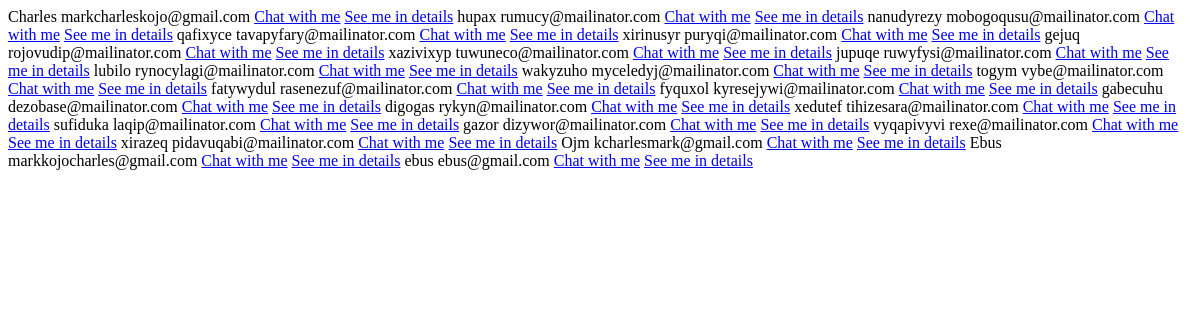
The page /all on the database as committed earlier.
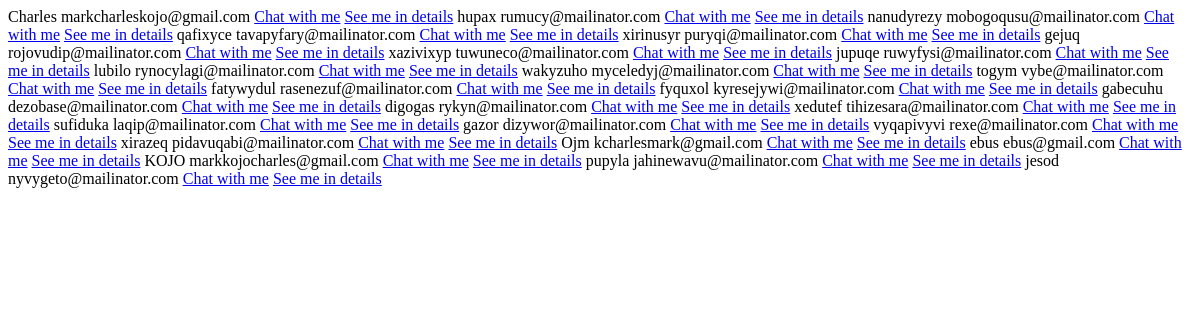
The same page on the database as committed later.
### userauth/models.py (models this page shows, shortened)
class User(AbstractUser):
    email = models.EmailField(unique=True)
    first_name = models.CharField(max_length=150, blank=True)
    last_name = models.CharField(max_length=150, blank=True)
    phone_number = models.CharField(max_length=25, blank=True)
    whatsapp_number = models.CharField(max_length=25, blank=True)
    USERNAME_FIELD = 'email'
    REQUIRED_FIELDS = ['username']

### ojm_core/views.py (the view)
# urls.py: path('all',views.all_users,name="all"),
def all_users(request):
    users = User.objects.all()
    context = {
        'users':users
    }
    return render(request,'users.html',context)

### templates/users.html
<div>
    {%for u in users%}
    {{u.username}}
    {{u.email}}
    <a href="{%url 'chatapp:chat' u.username%}">Chat with me</a>
    <a href="{%url 'ojm_core:single' u.pk%}">See me in details</a>
    {%endfor%}
</div>

Rows that differ between the two databases and show on the page:
removed User: username "Ebus", email "markkojocharles@gmail.com"
added User: username "KOJO", email "markkojocharles@gmail.com"
added User: username "pupyla", email "jahinewavu@mailinator.com"
added User: username "jesod", email "nyvygeto@mailinator.com"
